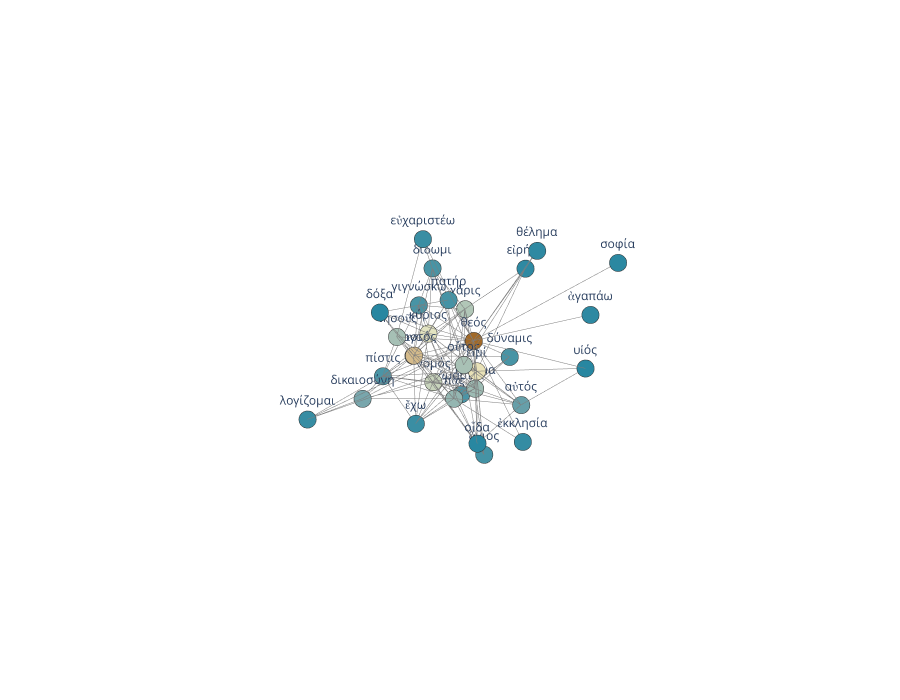

This figure's notebook cell:
### Code cell
fig = textnet.draw_3d_network(ego_network)
fig.show()

### Figure 1 — Plotly figure (JSON) as saved in the notebook; plotly's stock layout.template omitted (floating-point values rounded to 4 significant figures; data arrays with more than 128 entries replaced by an {"elided": "..."} marker saying what was removed)
{"data": [{"hoverinfo": "text", "line": {"color": "rgb(125,125,125)", "width": 1}, "mode": "lines", "text": {"elided": "132 str values"}, "textposition": "top right", "type": "scatter3d", "x": {"elided": "396 float values"}, "y": {"elided": "396 float values"}, "z": {"elided": "396 float values"}}, {"marker": {"color": [115, 52, 81, 92, 169, 57, 14, 68, 48, 6, 20, 25, 14, 53, 31, 44, 4, 4, 15, 6, 10, 16, 15, 10, 15, 4, 8, 16, 6, 5, 9], "colorscale": [[0, "rgb(161, 105, 40)"], [0.1667, "rgb(189, 146, 90)"], [0.3333, "rgb(214, 189, 141)"], [0.5, "rgb(237, 234, 194)"], [0.6667, "rgb(181, 200, 184)"], [0.8333, "rgb(121, 167, 172)"], [1, "rgb(40, 135, 161)"]], "line": {"color": "rgb(50,50,50)", "width": 0.5}, "reversescale": true, "size": 6, "symbol": "circle"}, "mode": "markers+text", "text": ["Χριστός", "Ἰησοῦς", "κύριος", "εἰμί", "θεός", "χάρις", "πατήρ", "νομός", "πνεῦμα", "εἰρήνη", "ἔργον", "αὐτός", "ἅγιος", "οὗτος", "δικαιοσύνη", "πᾶς", "οἶδα", "υἱός", "δύναμις", "θέλημα", "ἔχω", "ἁμαρτία", "δίδωμι", "εὐχαριστέω", "γιγνώσκω", "δόξα", "ἐκκλησία", "πίστις", "ἀγαπάω", "σοφία", "λογίζομαι"], "type": "scatter3d", "x": [0.195, 0.2773, 0.05755, -0.1099, -0.04254, -0.2957, 0.08916, -0.0684, -0.1534, -0.6204, -0.2874, -0.1368, -0.01557, 0.2487, 0.5397, 0.1167, 0.2419, -0.5007, -0.6276, -0.1201, 0.3882, -0.4005, -0.165, 0.2604, -0.2672, 0.5191, 0.3353, 0.2448, 0.01197, -0.7148, 1], "y": [-0.2172, -0.2767, -0.2262, 0.05142, 0.07828, -0.2394, -0.0102, -0.3236, 0.000698, -0.006618, -0.78, 0.4122, 0.2268, 0.273, -0.3369, 0.06648, 0.3906, 0.6158, -0.09473, 0.4443, -0.004126, -0.3647, -0.4136, -0.03165, -0.6743, -0.1169, 0.7952, -0.4931, 0.8947, 0.599, -0.2388], "z": [-0.01944, 0.133, 0.08087, -0.1627, 0.12, 0.1087, 0.4279, -0.4315, -0.3585, 0.379, -0.5362, -0.2539, -0.7282, 0.1829, -0.2445, -0.2549, -0.3493, -0.05048, -0.3758, 0.8258, -0.3429, -0.7494, 0.3983, 0.8617, -0.0289, 0.4802, -0.01046, -0.3032, 0.6798, 0.6008, -0.07869]}, {"hoverinfo": "text", "marker": {"opacity": 0}, "mode": "markers", "opacity": 0, "text": {"elided": "132 str values"}, "type": "scatter3d", "x": {"elided": "132 float values"}, "y": {"elided": "132 float values"}, "z": {"elided": "132 float values"}}], "layout": {"annotations": [{"font": {"size": 14}, "showarrow": false, "text": "", "x": 0, "xanchor": "left", "xref": "paper", "y": 0.1, "yanchor": "bottom", "yref": "paper"}], "height": 700, "hovermode": "closest", "margin": {"t": 100}, "plot_bgcolor": "rgba(0,0,0,0)", "scene": {"xaxis": {"showbackground": false, "showgrid": false, "showline": false, "showticklabels": false, "title": {"text": ""}, "zeroline": false}, "yaxis": {"showbackground": false, "showgrid": false, "showline": false, "showticklabels": false, "title": {"text": ""}, "zeroline": false}, "zaxis": {"showbackground": false, "showgrid": false, "showline": false, "showticklabels": false, "title": {"text": ""}, "zeroline": false}}, "showlegend": false, "title": {"text": ""}, "width": 900}}
